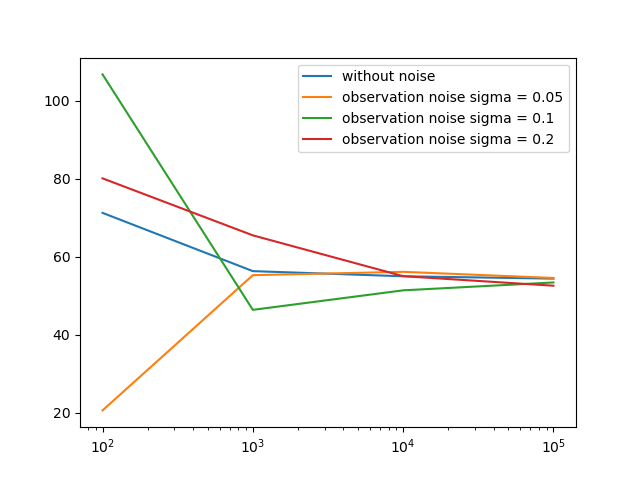

This chart was generated by the following Python code:
import numpy as np
from CartPole import *
import random
from sklearn.linear_model import LinearRegression

def mse(y1,y2):
    se = 0
    for i,j in zip(y1,y2):
#         se += abs((i-j)/i)
        # se += np.square(i-j)
        se += np.linalg.norm(i-j)**2
    return se/y1.shape[0]


def gen_train(N,s):
    """try generate the dataset and add noise together"""
    cartpole1 = CartPole()
    X = [] # true value for current state
    XX = [] # true value for next state
    X_wn = [] # observed current state
    Y = [] # true change in state
    Y_wn = [] # observed change in state
    for i in range(N):
        x = np.random.uniform([-5,5,1])[0]
        x_dot = np.random.uniform([-10,10,1])[0]
        theta = np.random.uniform([-np.pi,np.pi,1])[0]
        theta_dot = np.random.uniform([-15,15,1])[0]
        Xn = np.array([x,x_dot,theta,theta_dot])
        X.append(Xn)
        cartpole1.setState(Xn)
        cartpole1.performAction()
        cartpole1.remap_angle()
        Xn_1 = np.array(cartpole1.getState())
        XX.append(Xn_1)
        Y.append(Xn_1-Xn)

    X = np.array(X)
    Xnoise = np.random.normal(0,s,size=(N,4))
    X_wn = X + Xnoise
    XXnoise = np.random.normal(0,s,size=(N,4))
    XX_wn = XX + XXnoise
    Y = np.array(Y)
    Y_wn = np.array(XX_wn-X_wn)
    # coef = lin_reg(X,Y)
    # coef_wn = lin_reg(X_wn,Y_wn)
    reg1 = LinearRegression().fit(X,Y)
    reg2 = LinearRegression().fit(X_wn,Y_wn)
    inter1 = reg1.intercept_
    inter2 = reg2.intercept_
    coef = reg1.coef_
    coef_wn = reg2.coef_
    # print(coef)
    # print(coef_wn)
    Y_predict = np.matmul(X,coef)+inter1
    Y_predict = np.array(Y_predict)
    Y_predict_wn = np.matmul(X,coef_wn)+inter2
    Y_predict_wn = np.array(Y_predict_wn)
    return mse(Y_predict,Y), mse(Y_predict_wn,Y)


list_N = []
sigma_list = [0.05, 0.1, 0.2]
m_list = []
m_wnlist = []
N = 100 

for i in range(4):
    list_N.append(N)
    m = []
    m_wn = []
    for sig in sigma_list:
        a, b = gen_train(N,sig)
        m.append(a)
        m_wn.append(b)
    m_list.append(1.0*sum(m)/len(m))
    m_wnlist.append(m_wn)
    N *= 10
    
m_list = np.array(m_list)
m_wnlist = np.array(m_wnlist)
print(m_list)
print(m_wnlist)


"""plotting"""
plt.plot(list_N,m_list,label='without noise')
plt.plot(list_N,m_wnlist[:,0],label='observation noise sigma = 0.05')
plt.plot(list_N,m_wnlist[:,1],label='observation noise sigma = 0.1')
plt.plot(list_N,m_wnlist[:,2],label='observation noise sigma = 0.2')
plt.xscale('log')
plt.legend()
plt.show()

# fig, axs = plt.subplots(2,2,figsize=(9,16),constrained_layout=True)
# axs[0,0].plot(list_N,m[:,0],label='without noise')
# axs[0,0].plot(list_N,m_wn[:,0],label='with observation noise')
# axs[0,0].set_title('change in cart_location')
# axs[0,0].set_xlabel('N')
# axs[0,0].set_ylabel('mean percentage error')
# axs[0,0].set_xscale('log')
# axs[0,1].plot(list_N,m[:,1],label='without noise')
# axs[0,1].plot(list_N,m_wn[:,1],label='with observation noise')
# axs[0,1].set_title('change in cart_velocity')
# axs[0,1].set_xlabel('N')
# axs[0,1].set_ylabel('mean percentage error')
# axs[0,1].set_xscale('log')
# axs[1,0].plot(list_N,m[:,2],label='without noise')
# axs[1,0].plot(list_N,m_wn[:,2],label='with observation noise')
# axs[1,0].set_title('change in pole_angle')
# axs[1,0].set_xlabel('N')
# axs[1,0].set_ylabel('mean percentage error')
# axs[1,0].set_xscale('log')
# axs[1,1].plot(list_N,m[:,3],label='without noise')
# axs[1,1].plot(list_N,m_wn[:,3],label='with observation noise')
# axs[1,1].set_title('change in pole_velocity')
# axs[1,1].set_xlabel('N')
# axs[1,1].set_ylabel('mean percentage error')
# axs[1,1].set_xscale('log')
# fig.suptitle('prediction with/without observation noise', fontsize=16)
# handles, labels = axs[1,1].get_legend_handles_labels()
# fig.legend(handles, labels)
# # fig.tight_layout()
# plt.show()
